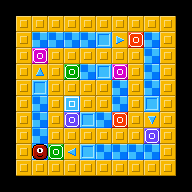

Rendered tile map (Tiled .tmx) drawn with the repository's tilesets; below, a short description and the full map source, tile grids included:
An orthogonal 12x12 tile map with 16x16 px tiles, 3 tile layers (floor, walls, items).

<map version="1.10" tiledversion="1.11.0" orientation="orthogonal" renderorder="left-up" width="12" height="12" tilewidth="16" tileheight="16" infinite="0" nextlayerid="4" nextobjectid="1">
 <editorsettings>
  <export format="defold" />
 </editorsettings>
 <properties>
  <property name="moves" type="int" value="9" />
  <property name="name" value="ROUNDABOUT" />
 </properties>
 <tileset firstgid="1" source="tiles.tsx" />
 <layer id="1" name="floor" width="12" height="12">
  <data encoding="csv">
0,0,0,0,0,0,0,0,0,0,0,0,
0,0,0,0,0,0,0,0,0,0,0,0,
0,0,52,52,52,52,88,52,52,52,0,0,
0,0,52,0,0,0,0,0,0,52,0,0,
0,0,52,0,52,52,88,52,0,52,0,0,
0,0,88,0,0,0,0,52,0,52,0,0,
0,0,52,0,52,0,0,52,0,88,0,0,
0,0,52,0,52,88,52,52,0,52,0,0,
0,0,52,0,0,0,0,0,0,52,0,0,
0,0,52,52,52,88,52,52,52,52,0,0,
0,0,0,0,0,0,0,0,0,0,0,0,
0,0,0,0,0,0,0,0,0,0,0,0
</data>
 </layer>
 <layer id="2" name="walls" width="12" height="12">
  <data encoding="csv">
0,0,0,0,0,0,0,0,0,0,0,0,
0,51,51,51,51,51,51,51,51,51,51,0,
0,51,0,0,0,0,0,0,0,0,51,0,
0,51,0,51,51,51,51,51,51,0,51,0,
0,51,0,51,0,0,0,0,51,0,51,0,
0,51,0,51,51,51,51,0,51,0,51,0,
0,51,0,51,0,51,51,0,51,0,51,0,
0,51,0,51,0,0,0,0,51,0,51,0,
0,51,0,51,51,51,51,51,51,0,51,0,
0,51,0,0,0,0,0,0,0,0,51,0,
0,51,51,51,51,51,51,51,51,51,51,0,
0,0,0,0,0,0,0,0,0,0,0,0
</data>
 </layer>
 <layer id="3" name="items" width="12" height="12">
  <data encoding="csv">
0,0,0,0,0,0,0,0,0,0,0,0,
0,0,0,0,0,0,0,0,0,0,0,0,
0,0,0,0,0,0,11,4,9,0,0,0,
0,0,8,0,0,0,0,0,0,0,0,0,
0,0,5,0,7,0,11,8,0,0,0,0,
0,0,11,0,0,0,0,0,0,0,0,0,
0,0,0,0,1,0,0,0,0,11,0,0,
0,0,0,0,10,11,0,9,0,6,0,0,
0,0,0,0,0,0,0,0,0,10,0,0,
0,0,2,7,3,11,0,0,0,0,0,0,
0,0,0,0,0,0,0,0,0,0,0,0,
0,0,0,0,0,0,0,0,0,0,0,0
</data>
 </layer>
</map>